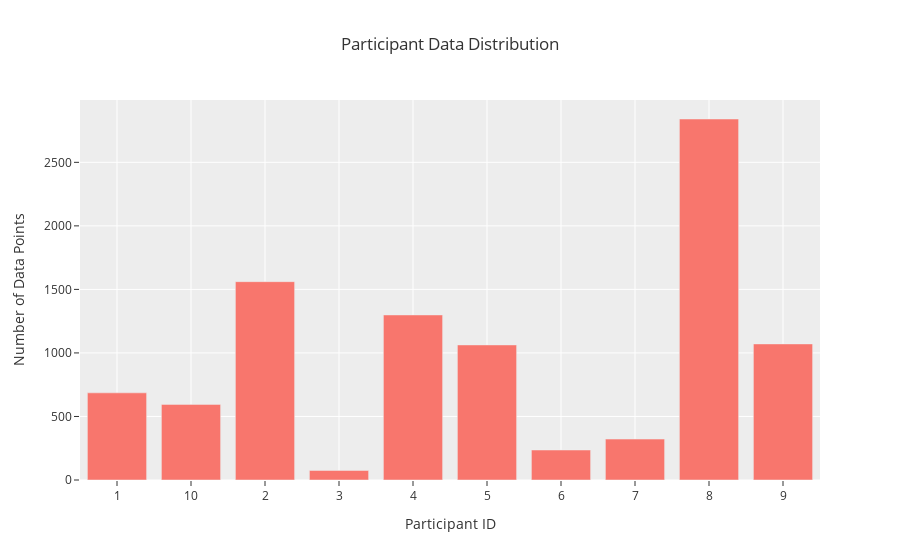

The code cell stored with this chart in its notebook:
### Markdown cell above
## Participant Data Representation

### Code cell
count_df = data_df.groupby('participant_id').video_id.count().reset_index().rename(columns={'video_id': 'count'})
fig = px.bar(count_df, x='participant_id', y='count',
             title='Participant Data Distribution',
             labels={'count': 'Number of Data Points',
                     'participant_id': 'Participant ID'},
             template='ggplot2')
fig.show()

### Figure 1 — Plotly figure (JSON) as saved in the notebook; plotly's stock layout.template omitted (floating-point values rounded to 4 significant figures)
{"data": [{"alignmentgroup": "True", "hovertemplate": "Participant ID=%{x}<br>Number of Data Points=%{y}<extra></extra>", "legendgroup": "", "marker": {"color": "#F8766D"}, "name": "", "offsetgroup": "", "orientation": "v", "showlegend": false, "textposition": "auto", "type": "bar", "x": ["1", "10", "2", "3", "4", "5", "6", "7", "8", "9"], "xaxis": "x", "y": [686, 595, 1561, 75, 1299, 1063, 236, 322, 2841, 1071], "yaxis": "y"}], "layout": {"barmode": "relative", "legend": {"tracegroupgap": 0}, "title": {"text": "Participant Data Distribution"}, "xaxis": {"anchor": "y", "domain": [0, 1], "title": {"text": "Participant ID"}}, "yaxis": {"anchor": "x", "domain": [0, 1], "title": {"text": "Number of Data Points"}}}}
